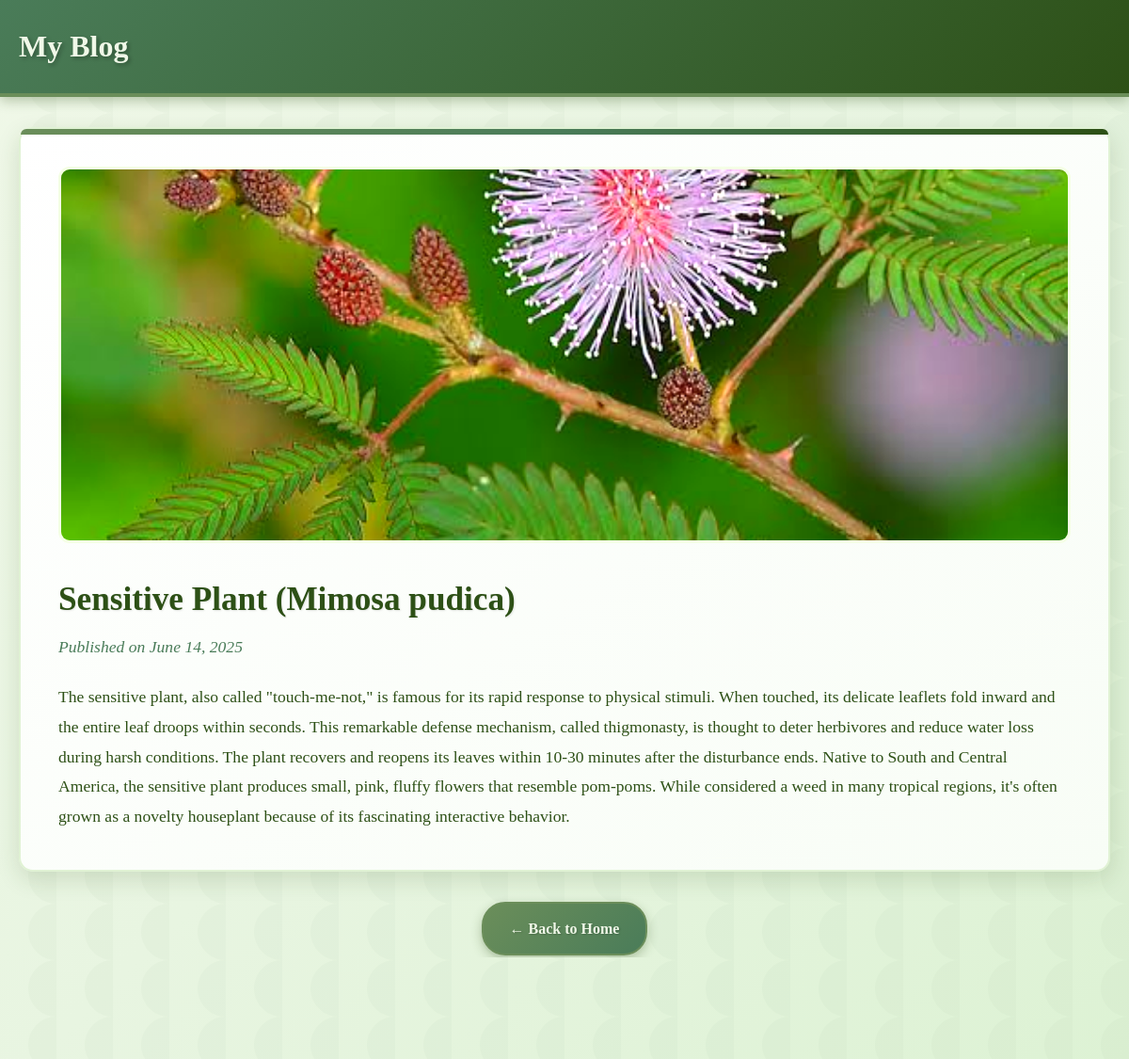
The page /article/20/ on the database its author committed.
### blog/models.py (models this page shows, shortened)
class Article(models.Model):
    title = models.CharField(max_length=200)
    content = models.TextField()
    image = models.ImageField(upload_to='articles/', default='articles/default.jpg')
    created_date = models.DateTimeField(default=timezone.now)
    class Meta:
        ordering = ['-created_date']

### blog/views.py (the view)
# urls.py: path('article/<int:article_id>/', views.article_detail, name='article_detail'),
def article_detail(request, article_id):
    article = get_object_or_404(Article, id=article_id)
    return render(request, 'article_detail.html', {'article': article})

### templates/article_detail.html (shortened to what this page needs)
{% extends 'base.html' %}  {% block content %}
<article class="article-detail">
  <img
    src="{{ article.image.url }}"
    alt="{{ article.title }}"
    class="article-image"
  />
  <h1>{{ article.title }}</h1>
  <p class="article-date">
    Published on {{ article.created_date|date:"F d, Y" }}
  </p>
  <div class="article-content">{{ article.content|linebreaks }}</div>
</article>
<div class="back-to-home">
  <a href="{% url 'home' %}" class="btn">← Back to Home</a>
</div>
{% endblock %}

### static/css/style.css (style rules this page uses)
* { margin: 0; padding: 0; box-sizing: border-box; }
body { font-family: 'Georgia', 'Times New Roman', serif; line-height: 1.6; color: #2d5016; background: linear-gradient(135deg, #f0f8e8 0%, #e8f5e1 50%, #ddf2d4 100%); background-attachment: fixed; }
.article-detail { background: linear-gradient(145deg, #ffffff 0%, #f8fdf6 100%); padding: 2.5rem; border-radius: 15px; box-shadow: 0 8px 25px rgba(45, 80, 22, 0.15); margin-bottom: 2rem; border: 2px solid #e0f2d4; position: relative; }
.article-detail::before { content: ''; position: absolute; top: 0; left: 0; right: 0; height: 6px; background: linear-gradient(90deg, #6b8e5a, #4a7c59, #2d5016); border-radius: 15px 15px 0 0; }
.article-image { width: 100%; height: 400px; object-fit: cover; border-radius: 12px; margin-bottom: 1.5rem; filter: brightness(1.1) saturate(1.2); border: 3px solid #e0f2d4; }
.article-detail h1 { color: #2d5016; margin-bottom: 0.5rem; font-size: 2.2rem; text-shadow: 1px 1px 2px rgba(0, 0, 0, 0.1); }
.article-date { color: #4a7c59; margin-bottom: 1.5rem; font-style: italic; font-size: 1.1rem; }
.article-content { font-size: 1.1rem; line-height: 1.8; color: #2d5016; }
.back-to-home { text-align: center; }
.btn { display: inline-block; background: linear-gradient(135deg, #6b8e5a 0%, #4a7c59 100%); color: #f0f8e8; padding: 14px 28px; text-decoration: none; border-radius: 25px; transition: all 0.3s ease; font-weight: bold; text-shadow: 1px 1px 2px rgba(0, 0, 0, 0.2); box-shadow: 0 4px 12px rgba(45, 80, 22, 0.3); border: 2px solid #6b8e5a; }
body::before { content: ''; position: fixed; top: 0; left: 0; width: 100%; height: 100%; z-index: -1; pointer-events: none; }

### rows shown on the page
Article: image (picture), title "Sensitive Plant (Mimosa pudica)", created_date "June 14, 2025", content "The sensitive plant, also called \"touch-me-not,\" is famous for its rapid response to physical stimuli. When touched, its delicate leaflets fold inward and the entire leaf droops within seconds. This remarkable defense mechanism, called thigmonasty, is thought to deter herbivores and reduce water loss during harsh conditions. The plant recovers and reopens its leaves within 10-30 minutes after the disturbance ends. Native to South and Central America, the sensitive plant produces small, pink, fluffy flowers that resemble pom-poms. While considered a weed in many tropical regions, it's often grown as a novelty houseplant because of its fascinating interactive behavior."
